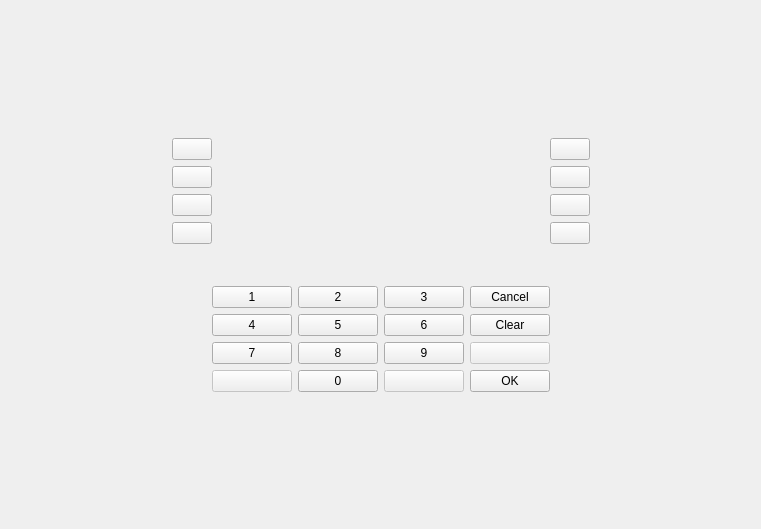
<?xml version="1.0" encoding="UTF-8"?>
<ui version="4.0">
 <class>Withdraw</class>
 <widget class="QWidget" name="Withdraw">
  <property name="geometry">
   <rect>
    <x>0</x>
    <y>0</y>
    <width>761</width>
    <height>529</height>
   </rect>
  </property>
  <property name="windowTitle">
   <string>Form</string>
  </property>
  <layout class="QGridLayout" name="gridLayout">
   <item row="1" column="1">
    <layout class="QVBoxLayout" name="ui">
     <item>
      <widget class="QWidget" name="upper_container" native="true">
       <layout class="QHBoxLayout" name="upper_container">
        <item>
         <widget class="QWidget" name="left_buttons" native="true">
          <layout class="QVBoxLayout" name="left_buttons">
           <item>
            <widget class="QPushButton" name="button_0">
             <property name="text">
              <string/>
             </property>
            </widget>
           </item>
           <item>
            <widget class="QPushButton" name="button_2">
             <property name="text">
              <string/>
             </property>
            </widget>
           </item>
           <item>
            <widget class="QPushButton" name="button_4">
             <property name="text">
              <string/>
             </property>
            </widget>
           </item>
           <item>
            <widget class="QPushButton" name="button_6">
             <property name="text">
              <string/>
             </property>
            </widget>
           </item>
          </layout>
         </widget>
        </item>
        <item>
         <widget class="QWidget" name="label_container" native="true">
          <layout class="QGridLayout" name="labels">
           <item row="0" column="0">
            <widget class="QLabel" name="label_0">
             <property name="text">
              <string/>
             </property>
            </widget>
           </item>
           <item row="3" column="2">
            <widget class="QLabel" name="label_7">
             <property name="text">
              <string/>
             </property>
             <property name="alignment">
              <set>Qt::AlignRight|Qt::AlignTrailing|Qt::AlignVCenter</set>
             </property>
            </widget>
           </item>
           <item row="3" column="0">
            <widget class="QLabel" name="label_6">
             <property name="text">
              <string/>
             </property>
            </widget>
           </item>
           <item row="1" column="0">
            <widget class="QLabel" name="label_2">
             <property name="text">
              <string/>
             </property>
            </widget>
           </item>
           <item row="1" column="2">
            <widget class="QLabel" name="label_3">
             <property name="text">
              <string/>
             </property>
             <property name="alignment">
              <set>Qt::AlignRight|Qt::AlignTrailing|Qt::AlignVCenter</set>
             </property>
            </widget>
           </item>
           <item row="2" column="0">
            <widget class="QLabel" name="label_4">
             <property name="text">
              <string/>
             </property>
            </widget>
           </item>
           <item row="0" column="2">
            <widget class="QLabel" name="label_1">
             <property name="text">
              <string/>
             </property>
             <property name="alignment">
              <set>Qt::AlignRight|Qt::AlignTrailing|Qt::AlignVCenter</set>
             </property>
            </widget>
           </item>
           <item row="2" column="2">
            <widget class="QLabel" name="label_5">
             <property name="text">
              <string/>
             </property>
             <property name="alignment">
              <set>Qt::AlignRight|Qt::AlignTrailing|Qt::AlignVCenter</set>
             </property>
            </widget>
           </item>
           <item row="2" column="1">
            <spacer name="horizontalSpacer_5">
             <property name="orientation">
              <enum>Qt::Horizontal</enum>
             </property>
             <property name="sizeHint" stdset="0">
              <size>
               <width>40</width>
               <height>20</height>
              </size>
             </property>
            </spacer>
           </item>
          </layout>
         </widget>
        </item>
        <item>
         <widget class="QWidget" name="right_buttons" native="true">
          <layout class="QVBoxLayout" name="right_buttons">
           <item>
            <widget class="QPushButton" name="button_1">
             <property name="text">
              <string/>
             </property>
            </widget>
           </item>
           <item>
            <widget class="QPushButton" name="button_3">
             <property name="text">
              <string/>
             </property>
            </widget>
           </item>
           <item>
            <widget class="QPushButton" name="button_5">
             <property name="text">
              <string/>
             </property>
            </widget>
           </item>
           <item>
            <widget class="QPushButton" name="button_7">
             <property name="text">
              <string/>
             </property>
            </widget>
           </item>
          </layout>
         </widget>
        </item>
       </layout>
      </widget>
     </item>
     <item>
      <widget class="QWidget" name="lower_container" native="true">
       <layout class="QGridLayout" name="lower">
        <item row="0" column="2">
         <spacer name="horizontalSpacer_2">
          <property name="orientation">
           <enum>Qt::Horizontal</enum>
          </property>
          <property name="sizeHint" stdset="0">
           <size>
            <width>40</width>
            <height>20</height>
           </size>
          </property>
         </spacer>
        </item>
        <item row="0" column="1">
         <widget class="QWidget" name="keypad_container" native="true">
          <layout class="QGridLayout" name="keypad">
           <item row="0" column="4">
            <widget class="QPushButton" name="pad_cancel">
             <property name="text">
              <string>Cancel</string>
             </property>
            </widget>
           </item>
           <item row="0" column="3">
            <widget class="QPushButton" name="pad_3">
             <property name="text">
              <string>3</string>
             </property>
            </widget>
           </item>
           <item row="2" column="0">
            <widget class="QPushButton" name="pad_7">
             <property name="text">
              <string>7</string>
             </property>
            </widget>
           </item>
           <item row="3" column="4">
            <widget class="QPushButton" name="pad_ok">
             <property name="text">
              <string>OK</string>
             </property>
            </widget>
           </item>
           <item row="0" column="2">
            <widget class="QPushButton" name="pad_2">
             <property name="text">
              <string>2</string>
             </property>
            </widget>
           </item>
           <item row="3" column="0">
            <widget class="QPushButton" name="pad_empty_0">
             <property name="enabled">
              <bool>false</bool>
             </property>
             <property name="text">
              <string/>
             </property>
            </widget>
           </item>
           <item row="3" column="3">
            <widget class="QPushButton" name="pad_empty_1">
             <property name="enabled">
              <bool>false</bool>
             </property>
             <property name="text">
              <string/>
             </property>
            </widget>
           </item>
           <item row="1" column="0">
            <widget class="QPushButton" name="pad_4">
             <property name="text">
              <string>4</string>
             </property>
            </widget>
           </item>
           <item row="0" column="0">
            <widget class="QPushButton" name="pad_1">
             <property name="text">
              <string>1</string>
             </property>
            </widget>
           </item>
           <item row="3" column="2">
            <widget class="QPushButton" name="pad_0">
             <property name="text">
              <string>0</string>
             </property>
            </widget>
           </item>
           <item row="2" column="2">
            <widget class="QPushButton" name="pad_8">
             <property name="text">
              <string>8</string>
             </property>
            </widget>
           </item>
           <item row="1" column="2">
            <widget class="QPushButton" name="pad_5">
             <property name="text">
              <string>5</string>
             </property>
            </widget>
           </item>
           <item row="1" column="3">
            <widget class="QPushButton" name="pad_6">
             <property name="text">
              <string>6</string>
             </property>
            </widget>
           </item>
           <item row="2" column="3">
            <widget class="QPushButton" name="pad_9">
             <property name="text">
              <string>9</string>
             </property>
            </widget>
           </item>
           <item row="2" column="4">
            <widget class="QPushButton" name="pad_empty_2">
             <property name="enabled">
              <bool>false</bool>
             </property>
             <property name="text">
              <string/>
             </property>
            </widget>
           </item>
           <item row="1" column="4">
            <widget class="QPushButton" name="pad_clear">
             <property name="text">
              <string>Clear</string>
             </property>
            </widget>
           </item>
          </layout>
         </widget>
        </item>
        <item row="0" column="0">
         <spacer name="horizontalSpacer">
          <property name="orientation">
           <enum>Qt::Horizontal</enum>
          </property>
          <property name="sizeHint" stdset="0">
           <size>
            <width>40</width>
            <height>20</height>
           </size>
          </property>
         </spacer>
        </item>
       </layout>
      </widget>
     </item>
    </layout>
   </item>
   <item row="1" column="0">
    <spacer name="horizontalSpacer_3">
     <property name="orientation">
      <enum>Qt::Horizontal</enum>
     </property>
     <property name="sizeHint" stdset="0">
      <size>
       <width>40</width>
       <height>20</height>
      </size>
     </property>
    </spacer>
   </item>
   <item row="2" column="1">
    <spacer name="verticalSpacer">
     <property name="orientation">
      <enum>Qt::Vertical</enum>
     </property>
     <property name="sizeHint" stdset="0">
      <size>
       <width>20</width>
       <height>40</height>
      </size>
     </property>
    </spacer>
   </item>
   <item row="0" column="1">
    <spacer name="verticalSpacer_2">
     <property name="orientation">
      <enum>Qt::Vertical</enum>
     </property>
     <property name="sizeHint" stdset="0">
      <size>
       <width>20</width>
       <height>40</height>
      </size>
     </property>
    </spacer>
   </item>
   <item row="1" column="2">
    <spacer name="horizontalSpacer_4">
     <property name="orientation">
      <enum>Qt::Horizontal</enum>
     </property>
     <property name="sizeHint" stdset="0">
      <size>
       <width>40</width>
       <height>20</height>
      </size>
     </property>
    </spacer>
   </item>
  </layout>
 </widget>
 <resources/>
 <connections/>
</ui>
